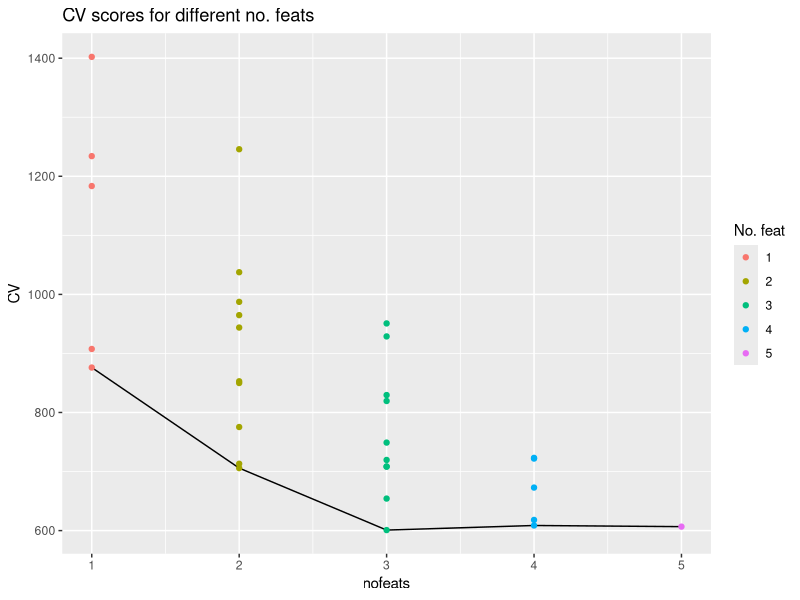

The R script that drew this image:
################################
################################
#######  Computer lab 2  ####### 
#######     732A95       #######
#######  Assignment 1    #######

# 1.1 

myLM <- function(Y, X, Nfolds){
  library(ggplot2)
  # DEFINING THE FUNCTION LINREG, FOR FITTING LINEAR MODELS 
  
  linreg<-function(formula,data){
    formula <- formula(formula)
    des.mat <- model.matrix(formula , data) #Extracts the model matrix
    dep.var <- all.vars(formula)[1]         #Extracts the name of the y-variable 
    dep.var <- as.matrix(data[dep.var])     #Extracts the data of the y-variable 
    # and overwrites it with the data-colum 
    
    #Calculating the beta coeffs. (X' %*% X)^-1 %*% X' %*% y
    beta.hat <- solve( t(des.mat) %*% des.mat )  %*% t(des.mat) %*% dep.var
    
    # Calculating the y-hat  , y_hat = X %*% beta_hat
    y.hat <- des.mat %*% beta.hat  
    
    #Calculating the residuals e= y- y_hat
    res.err <- dep.var - y.hat   
    
    l<-list( beta.hat = beta.hat, y.hat = y.hat, res.err = res.err)
    return(l)
  }
  
  
  #GENERATING ALL POSSIBLE PERMUTATIONS OF MODELS
  
  #Get the colnames for the X-variables
  q<-rep(paste0("X",c(1:5)))
  
  #Merge the data in to one data set and naming the columns
  myData <- cbind(Y,X) 
  colnames(myData)<- c("Y",q)
  
  #Generating all possible combinations 
  myComb<-sapply(c(1:5), FUN = combn, x = q )
  #Creating the vector that will hold all formulas 
  myformula <- c(myComb[[1]])
 
  #Extracting the combinations of 2 and 3 X-variables and adding a + between them
  for (i in 2:3){
    for (j in 1:10){
      myformula[length(myformula)+1]<-(paste(myComb[[i]][,j],collapse = " + "))
    }
  }
  
  #Heres a row that could replace the above for-loop
  #sapply(2:3, FUN = function(i) sapply(1:10, FUN = function(j) paste(myComb[[i]][,j], collapse = " + " ) ) )
  
  
  #Extracting the combinations of 4 and 5 X-variables and adding a + between them
  #This is basicly a loop for the 4 combinations 
  myformula <-c(myformula ,
                sapply(1:5, FUN =function(X)
                  paste(myComb[[4]][,X],collapse = " + " ) 
                  ),  paste(myComb[[5]],collapse = " + ")  
                )
  
 myformula<- paste("Y","~",myformula)
 
 #### SPLITTING AND SUBSETING DATA IN TO K FOLDS
 
 #calculatin no. rows
 noobs<-dim(myData)[1]
 K <- Nfolds
 
 #Use sample to randomly draw the indexes of the dataset
 #and reorder the data with them in a random manner
 set.seed(12345)
 myData<-myData[sample(noobs),] 
 
 #Create K equal indexes that are added to the data.

 myData$index <- cut(1:noobs,breaks=K,labels = FALSE)
 

 #init a counting vector "o" useed to loop in to the data.frame "linearModels"
 #and a combination index "dataKombs" used for subseting the different datasets
 #used for fitting models
 o <- 1 
 linearModels<-data.frame(CV=1,model="text",nofeats=1,stringsAsFactors = FALSE)
 dataKombs <- combn(1:K,K-1)
 for (m in 1:length(myformula)){   
 for (l in (1:K)){  

   #the data of the K-folds used for the model estimation    
   data<-subset(myData, myData$index %in% dataKombs[,l] )


   #the fold that was left out in the model estimation
   predmatrix<-model.matrix(formula(myformula[m]), 
             subset(myData, !(myData$index %in% dataKombs[,l] ))) 
   
   

   #Calculating the CV score for each model. sum((Y - Y(hat))^2)
   CV<-sum(
     (  
       #this is the observed Y for the left out fold.
       subset(myData, !(myData$index %in% dataKombs[,l] ))[,1] -
        #predmatrix description above.
        predmatrix %*%  
        #the estimated beta-hats. 
        linreg(formula = myformula[m], data = data)$beta.hat 
       )^2
     )
   
   #inserting the results in to the linearModels data.frame
   linearModels[o,] <- c(CV,myformula[m],ncol(predmatrix) - 1)
   o <- o + 1 
    }
 }
 #reforming data to numeric again. 
 linearModels[,1] <- as.numeric( linearModels[,1])
 linearModels[,3] <- as.numeric( linearModels[,3])
   
 #The mean for the different models, each model is estimadet K times  
 plotdata<-suppressWarnings(aggregate(linearModels,by = list(linearModels$model),FUN= mean)[,-3])
 
 #renaming a column to ease plotting
 colnames(plotdata)[1] <- "Model"
 
 #plotting
 engr<-ggplot() +
   geom_line(data = aggregate(plotdata,list(plotdata$nofeats),FUN = min)[,c(3,4)],aes(x=nofeats,y=CV)) +
   geom_point(data = plotdata,aes(x=nofeats,y=CV,col = factor(nofeats)) ) +
       labs(title = "CV scores for different no. feats",color = "No. feat")
 
 
#displays the plot 
plot(engr)

 #Returns the models with the lowest average CV-score 
 return( plotdata[min(plotdata$CV) == plotdata$CV,c(1,3,2)])

}  

# 1.2

myLM(Y=swiss[,1],X=swiss[,2:ncol(swiss)],Nfolds=5)

lm




